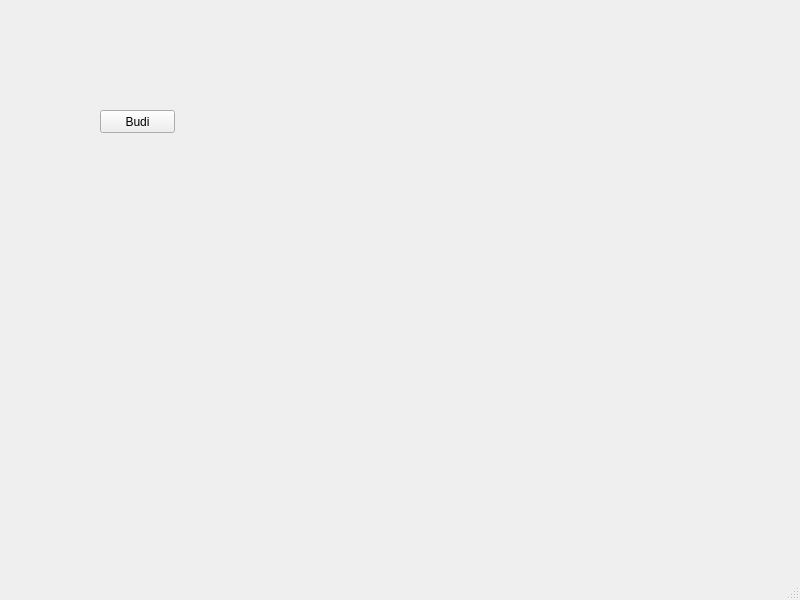
<?xml version="1.0" encoding="UTF-8"?>
<ui version="4.0">
 <class>MainWindow</class>
 <widget class="QMainWindow" name="MainWindow">
  <property name="geometry">
   <rect>
    <x>0</x>
    <y>0</y>
    <width>800</width>
    <height>600</height>
   </rect>
  </property>
  <property name="windowTitle">
   <string>MainWindow</string>
  </property>
  <widget class="QWidget" name="centralwidget">
   <widget class="QPushButton" name="pushButton">
    <property name="geometry">
     <rect>
      <x>100</x>
      <y>110</y>
      <width>75</width>
      <height>23</height>
     </rect>
    </property>
    <property name="text">
     <string>Budi</string>
    </property>
   </widget>
  </widget>
  <widget class="QMenuBar" name="menubar">
   <property name="geometry">
    <rect>
     <x>0</x>
     <y>0</y>
     <width>800</width>
     <height>22</height>
    </rect>
   </property>
  </widget>
  <widget class="QStatusBar" name="statusbar"/>
 </widget>
 <resources/>
 <connections/>
</ui>
